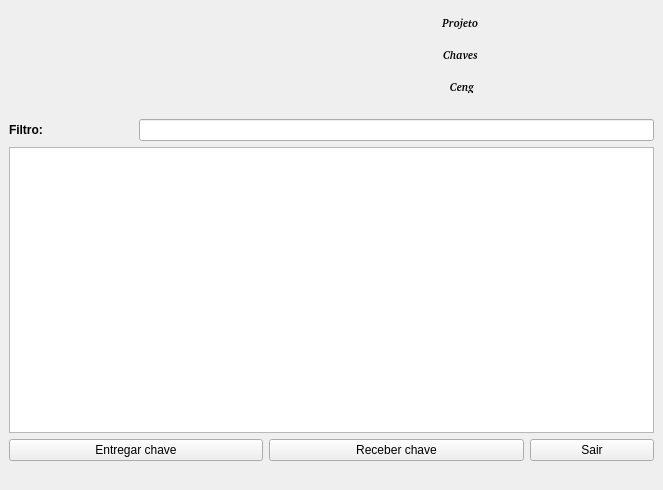
<?xml version="1.0" encoding="UTF-8"?>
<ui version="4.0">
 <class>Nivel1</class>
 <widget class="QMainWindow" name="Nivel1">
  <property name="windowModality">
   <enum>Qt::NonModal</enum>
  </property>
  <property name="geometry">
   <rect>
    <x>0</x>
    <y>0</y>
    <width>663</width>
    <height>490</height>
   </rect>
  </property>
  <property name="sizePolicy">
   <sizepolicy hsizetype="Expanding" vsizetype="Expanding">
    <horstretch>0</horstretch>
    <verstretch>0</verstretch>
   </sizepolicy>
  </property>
  <property name="minimumSize">
   <size>
    <width>663</width>
    <height>490</height>
   </size>
  </property>
  <property name="maximumSize">
   <size>
    <width>9999999</width>
    <height>9999999</height>
   </size>
  </property>
  <property name="windowTitle">
   <string>Projeto Chaves Nivel 1</string>
  </property>
  <property name="windowIcon">
   <iconset resource="logo.qrc">
    <normaloff>:/icon/ufpel.png</normaloff>:/icon/ufpel.png</iconset>
  </property>
  <property name="layoutDirection">
   <enum>Qt::LeftToRight</enum>
  </property>
  <widget class="QWidget" name="centralwidget">
   <property name="sizePolicy">
    <sizepolicy hsizetype="Expanding" vsizetype="Expanding">
     <horstretch>0</horstretch>
     <verstretch>0</verstretch>
    </sizepolicy>
   </property>
   <layout class="QGridLayout" name="gridLayout">
    <item row="0" column="0" colspan="3">
     <widget class="QLabel" name="label">
      <property name="text">
       <string>&lt;html&gt;&lt;head/&gt;&lt;body&gt;&lt;p&gt;&lt;img src=&quot;:/logo/logo_ufpel.png&quot;/&gt;&lt;/p&gt;&lt;/body&gt;&lt;/html&gt;</string>
      </property>
     </widget>
    </item>
    <item row="1" column="0" colspan="5">
     <spacer name="horizontalSpacer">
      <property name="orientation">
       <enum>Qt::Horizontal</enum>
      </property>
      <property name="sizeHint" stdset="0">
       <size>
        <width>642</width>
        <height>20</height>
       </size>
      </property>
     </spacer>
    </item>
    <item row="0" column="3">
     <widget class="QLabel" name="label_2">
      <property name="font">
       <font>
        <family>Noto Sans [unknown]</family>
        <pointsize>22</pointsize>
        <weight>75</weight>
        <italic>true</italic>
        <bold>true</bold>
       </font>
      </property>
      <property name="text">
       <string>&lt;html&gt;&lt;head/&gt;&lt;body&gt;&lt;p align=&quot;center&quot;&gt;&lt;span style=&quot; font-size:12pt; vertical-align:sub;&quot;&gt;Projeto &lt;/span&gt;&lt;/p&gt;&lt;p align=&quot;center&quot;&gt;&lt;span style=&quot; font-size:12pt; vertical-align:sub;&quot;&gt;Chaves &lt;/span&gt;&lt;/p&gt;&lt;p align=&quot;center&quot;&gt;&lt;span style=&quot; font-size:12pt; vertical-align:sub;&quot;&gt;Ceng&lt;/span&gt;&lt;/p&gt;&lt;/body&gt;&lt;/html&gt;</string>
      </property>
     </widget>
    </item>
    <item row="2" column="0">
     <widget class="QLabel" name="label_3">
      <property name="sizePolicy">
       <sizepolicy hsizetype="Maximum" vsizetype="Minimum">
        <horstretch>0</horstretch>
        <verstretch>0</verstretch>
       </sizepolicy>
      </property>
      <property name="maximumSize">
       <size>
        <width>16777211</width>
        <height>90</height>
       </size>
      </property>
      <property name="font">
       <font>
        <weight>75</weight>
        <bold>true</bold>
       </font>
      </property>
      <property name="text">
       <string>Filtro:</string>
      </property>
     </widget>
    </item>
    <item row="2" column="1" colspan="4">
     <widget class="QLineEdit" name="lineEdit">
      <property name="sizePolicy">
       <sizepolicy hsizetype="Expanding" vsizetype="Fixed">
        <horstretch>0</horstretch>
        <verstretch>0</verstretch>
       </sizepolicy>
      </property>
     </widget>
    </item>
    <item row="3" column="0" colspan="5">
     <widget class="QTableWidget" name="tableWidget">
      <property name="editTriggers">
       <set>QAbstractItemView::NoEditTriggers</set>
      </property>
      <property name="selectionMode">
       <enum>QAbstractItemView::SingleSelection</enum>
      </property>
      <property name="selectionBehavior">
       <enum>QAbstractItemView::SelectRows</enum>
      </property>
      <property name="columnCount">
       <number>0</number>
      </property>
      <attribute name="horizontalHeaderStretchLastSection">
       <bool>true</bool>
      </attribute>
      <attribute name="verticalHeaderVisible">
       <bool>false</bool>
      </attribute>
     </widget>
    </item>
    <item row="4" column="0" colspan="2">
     <widget class="QPushButton" name="but_entr">
      <property name="sizePolicy">
       <sizepolicy hsizetype="Preferred" vsizetype="Fixed">
        <horstretch>0</horstretch>
        <verstretch>0</verstretch>
       </sizepolicy>
      </property>
      <property name="text">
       <string>Entregar chave</string>
      </property>
     </widget>
    </item>
    <item row="4" column="2" colspan="2">
     <widget class="QPushButton" name="but_rec">
      <property name="text">
       <string>Receber chave</string>
      </property>
     </widget>
    </item>
    <item row="4" column="4">
     <widget class="QPushButton" name="but_sair">
      <property name="text">
       <string>Sair</string>
      </property>
     </widget>
    </item>
    <item row="5" column="0" colspan="5">
     <spacer name="horizontalSpacer_2">
      <property name="orientation">
       <enum>Qt::Horizontal</enum>
      </property>
      <property name="sizeHint" stdset="0">
       <size>
        <width>80</width>
        <height>20</height>
       </size>
      </property>
     </spacer>
    </item>
   </layout>
  </widget>
 </widget>
 <resources>
  <include location="logo.qrc"/>
 </resources>
 <connections/>
</ui>
